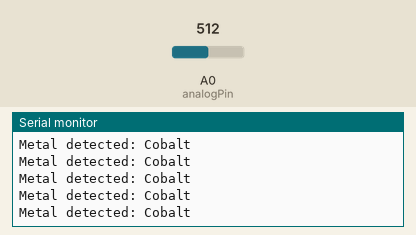
Bench run of a sketch on a simulated Arduino Uno, built with avr-gcc and run on an emulated ATmega328P. On the bench: the last lines printed to the serial monitor. The inputs (shaded band) are chosen by the test bench; at power-on: A0 (analogPin) = 512.

Above: at 1.2 s.
1.3 s: A0 (analogPin) set to 603
2.8 s: A0 (analogPin) set to 632
At 2.81 s:
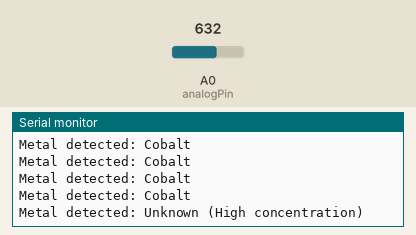
6.6 s: A0 (analogPin) set to 223
At 6.63 s:
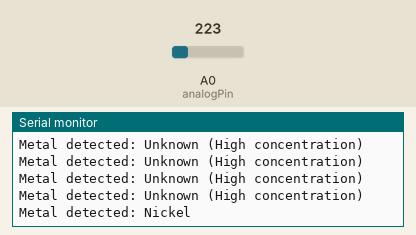
8.1 s: A0 (analogPin) set to 191
At 8.14 s:
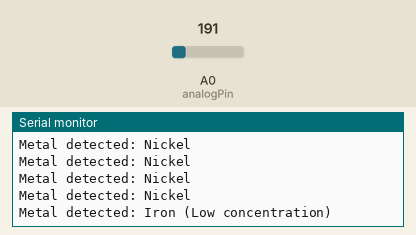

Measured:
- the behaviour switches between 613 and 614 on A0 (analogPin) (found by bisection; images 0 and 1)
- the behaviour switches between 205 and 204 on A0 (analogPin) (found by bisection; images 2 and 3)
- after the input at 2.8 s, the serial monitor: prints a new line at once (image 1)
- after the input at 6.6 s, the serial monitor: prints a new line at once (image 2)
- after the input at 8.1 s, the serial monitor: prints a new line at once (image 3)

The sketch:

asteroid_detection.ino
```cpp
const int analogPin = A0;

const float ironThreshold = 1.0;
const float nickelThreshold = 2.0;
const float cobaltThreshold = 3.0;

void setup() {
  Serial.begin(9600);
}

void loop() {
  int rawReading = analogRead(analogPin);
  float voltage = rawReading * (5.0 / 1023.0);

  if (voltage < ironThreshold) {
    Serial.println("Metal detected: Iron (Low concentration)");
  } else if (voltage >= ironThreshold && voltage < nickelThreshold) {
    Serial.println("Metal detected: Nickel");
  } else if (voltage >= nickelThreshold && voltage < cobaltThreshold) {
    Serial.println("Metal detected: Cobalt");
  } else {
    Serial.println("Metal detected: Unknown (High concentration)");
  }

  delay(100);
}
```
